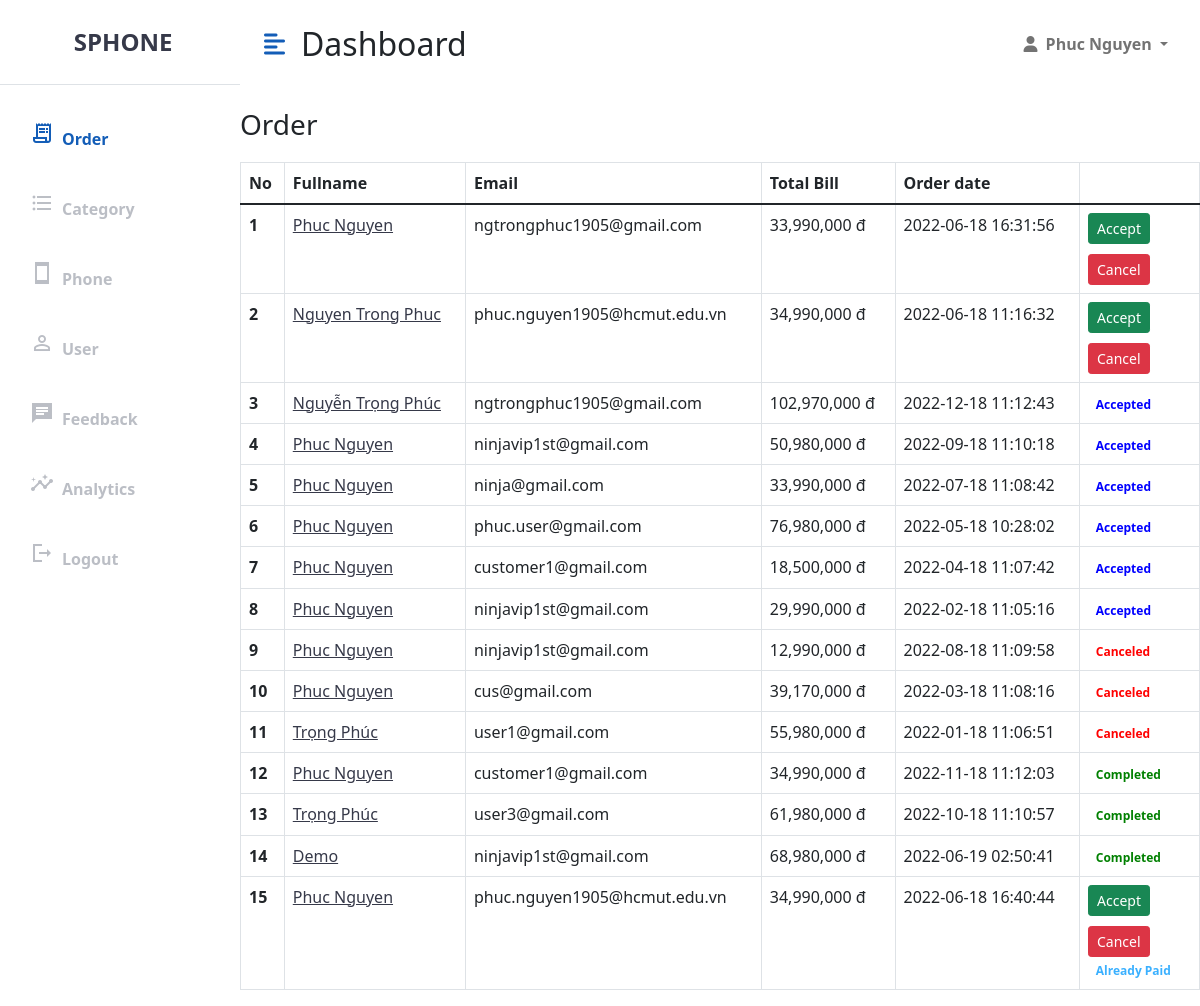
The app's page /OrderAdmin (signed in), older data.
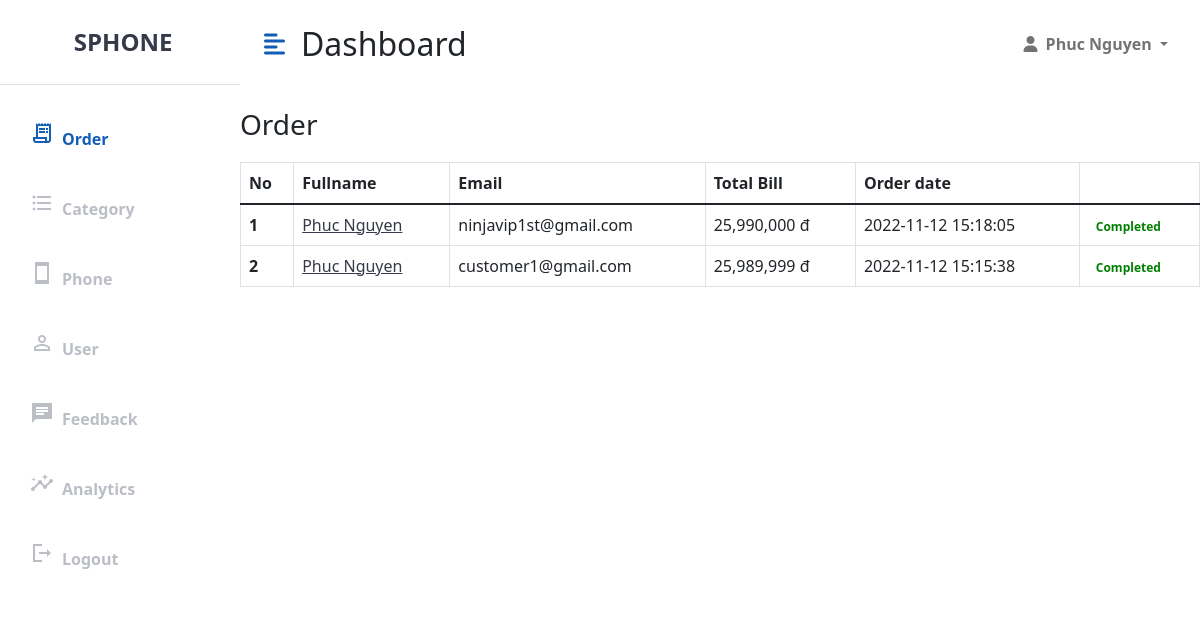
The same page, newer data.
### tables this page shows
CREATE TABLE `orders` (
  `id` int(11) NOT NULL,
  `fullname` varchar(100) NOT NULL,
  `email` varchar(100) NOT NULL,
  `phone` varchar(20) NOT NULL,
  `user_id` int(11) NOT NULL,
  `status` int(11) NOT NULL DEFAULT 0,
  `deleted` int(11) NOT NULL DEFAULT 0,
  `address` varchar(100) NOT NULL,
  `created_at` datetime DEFAULT NULL,
  `total_money` int(11) NOT NULL
);

### mvc/core/Controller.php (called while the page is built, shortened)
<?php
class Controller{
    public function view($view, $data=[]){
        require_once "mvc/views/". $view .".php";
    }
}
?>

### mvc/controllers/OrderAdmin.php (called while the page is built, shortened)
<?php
class OrderAdmin extends Controller
{
    public $orderModel;
    public function __construct()
    {
        $this->orderModel = $this->model("OrderModel");
    }
    public function GetPage()
    {
        $allOrder = $this->orderModel->getAllOrder();
        $this->view("order/orderAdmin", [
            "allOrder" => $allOrder
        ]);
    }
}

### mvc/core/App.php (called while the page is built, shortened)
<?php
class App
{
    protected $action = "GetPage";
    function __construct()
    {
        $arr = $this->UrlProcess();
        if (file_exists("./mvc/controllers/" . $arr[0] . ".php")) {
            unset($arr[0]);
        }
        $this->controller = new $this->controller;
        $this->params = $arr ? array_values($arr) : [];
        call_user_func_array([$this->controller, $this->action], $this->params);
    }
    function UrlProcess()
    {
        if (isset($_GET["url"])) {
            return explode("/", filter_var(trim($_GET["url"], "/")));
        }
    }
}

### index.php (called while the page is built, shortened)
<?php
$myApp = new App();
?>

### mvc/core/DB.php (called while the page is built, shortened)
<?php
class DB
{
    function executeResult($sql, $isSingle = false)
    {
        $data = null;
        $conn = mysqli_connect(HOST, USERNAME, PASSWORD, DATABASE);
        mysqli_set_charset($conn, 'utf8');
        $resultset = mysqli_query($conn, $sql);
        if ($resultset) {
            if ($isSingle) {
                $data = mysqli_fetch_array($resultset, 1);
            } else {
                $data = [];
                while (($row = mysqli_fetch_array($resultset, 1)) != null) {
                    $data[] = $row;
                }
            }
        }
        return $data;
    }
}

### mvc/models/OrderModel.php (called while the page is built, shortened)
<?php
class OrderModel extends DB
{
    public function getAllOrder()
    {
        $sql = "select * from orders order by status asc, created_at desc";
        $data = $this->executeResult($sql);
        return $data;
    }
}

### mvc/views/order/orderAdmin.php (the view, shortened to what this page needs)
<?php
$activeNav = "order";
require_once('mvc/views/blocks/header_admin.php');
?>
<div class="row" style="margin-top: 20px;">
	<div class="col-md-12 table-responsive">
		<h3>Order</h3>
		<table class="table table-bordered table-hover" style="margin-top: 20px;">
			<thead>
				<tr>
					<th>No</th>
					<th>Fullname</th>
					<th>Email</th>
					<th>Total Bill</th>
					<th>Order date</th>
					<th style="width: 120px"></th>
				</tr>
			</thead>
			<tbody>
				<?php
				$countOrder = count($data["allOrder"]);
				for ($i = 0; $i < $countOrder; $i++) {
					echo '<tr>
					<th>' . $i + 1 . '</th>
					<td><a href="http://localhost/SPhone/OrderAdmin/detailOrder/' . $data["allOrder"][$i]['id'] . '">' . $data["allOrder"][$i]['fullname'] . '</a></td>
					<td>' . $data["allOrder"][$i]['email'] . '</a></td>
					<td>' . number_format($data["allOrder"][$i]['total_money']) . ' đ</td>
					<td>' . $data["allOrder"][$i]['created_at'] . '</td>
					<td style="width: 50px">';
					if ($data["allOrder"][$i]['status'] == 0) {
						echo '<a href="http://localhost/SPhone/OrderAdmin/updateStatusOrder/' . $data["allOrder"][$i]['id'] . '/1"><button  class="btn btn-sm btn-success" style="margin-bottom: 10px;">Accept</button><a/>
			<a href="http://localhost/SPhone/OrderAdmin/updateStatusOrder/' . $data["allOrder"][$i]['id'] . '/2"><button class="btn btn-sm btn-danger">Cancel</button><a/>';
					} else if ($data["allOrder"][$i]['status'] == 1) {
						echo '<label class="badge badge-success" style="color:blue;">Accepted</label>';
					} else if ($data["allOrder"][$i]['status'] == 2) {
						echo '<label class="badge badge-danger" style="color:red;">Canceled</label>';
					} else if ($data["allOrder"][$i]['status'] == 4) {
						echo '<a href="http://localhost/SPhone/OrderAdmin/updateStatusOrder/' . $data["allOrder"][$i]['id'] . '/1"><button  class="btn btn-sm btn-success" style="margin-bottom: 10px;">Accept</button><a/>
			<a href="http://localhost/SPhone/OrderAdmin/updateStatusOrder/' . $data["allOrder"][$i]['id'] . '/2"><button class="btn btn-sm btn-danger">Cancel</button><a/>';
						echo '<label class="badge badge-danger" style="color:#3AB0FF;">Already Paid</label>';
					} else echo '<label class="badge badge-danger" style="color:green;">Completed</label>';
					echo '</td>
				</tr>';
				}
				?>
			</tbody>
		</table>
	</div>
</div>
<?php
require_once('mvc/views/blocks/footer_admin.php');
?>

### mvc/views/blocks/header_admin.php (shortened to what this page needs)
<!DOCTYPE html>
<html lang="en">
<head>
  <link href="https://cdn.jsdelivr.net/npm/bootstrap@5.1.3/dist/css/bootstrap.min.css" rel="stylesheet">
  <link rel="stylesheet" href="https://cdnjs.cloudflare.com/ajax/libs/font-awesome/6.1.1/css/all.min.css">
  <link rel="stylesheet" href="https://cdnjs.cloudflare.com/ajax/libs/datatables/1.10.21/css/dataTables.bootstrap4.min.css" />
  <link rel="stylesheet" href="<?php echo SCRIPT_ROOT . '/public/css/admin_style.css'; ?>">
</head>
<body>
  <div class="d-flex" id="wrapper">
    <div class="bg-white" id="sidebar-wrapper">
      <div class="sidebar-heading text-center py-4 primary-text fs-4 fw-bold text-uppercase border-bottom">
        <img src="<?php echo SCRIPT_ROOT . '/public/images/logo.png'; ?>" alt=""> <a href="http://localhost/SPhone/Home" style="text-decoration: none;">SPhone</a>
      </div>
      <div class="list-group list-group-flush my-3">
        <a href="http://localhost/SPhone/OrderAdmin" class="<?php echo $activeNav == 'order' ? 'active ' : ' '; ?>list-group-item list-group-item-action bg-transparent second-text">
          <span class="material-icons-sharp me-2">receipt_long</span>Order
        </a>
        <a href="http://localhost/SPhone/CategoryAdmin" class="<?php echo $activeNav == 'category' ? 'active ' : ' '; ?>list-group-item list-group-item-action transparent second-text fw-bold">
          <span class="material-icons-sharp me-2">format_list_bulleted</span>Category
        </a>
        <a href="http://localhost/SPhone/ProductAdmin" class="<?php echo $activeNav == 'phone' ? 'active ' : ' '; ?>list-group-item list-group-item-action transparent second-text fw-bold">
          <span class="material-icons-sharp me-2">smartphone</span>Phone
        </a>
        <a href="http://localhost/SPhone/UserAdmin" class="<?php echo $activeNav == 'user' ? 'active ' : ' '; ?>list-group-item list-group-item-action transparent second-text fw-bold">
          <span class="material-icons-sharp me-2">person_outline</span>User
        </a>
        <a href="http://localhost/SPhone/FeedbackAdmin" class="<?php echo $activeNav == 'feedback' ? 'active ' : ' '; ?>list-group-item list-group-item-action transparent second-text fw-bold">
          <span class="material-icons-sharp me-2">chat</span>Feedback
        </a>
        <a href="http://localhost/SPhone/Admin" class="<?php echo $activeNav == 'analytic' ? 'active ' : ' '; ?>list-group-item list-group-item-action transparent second-text fw-bold">
          <span class="material-icons-sharp me-2">insights</span>Analytics
        </a>
        <a href="http://localhost/SPhone/Login/UserLogout" class="list-group-item list-group-item-action transparent second-text fw-bold">
          <span class="material-icons-sharp me-2">logout</span>Logout
        </a>
      </div>
    </div>
    <div id="page-content-wrapper">
      <nav class="navbar navbar-expand-lg navbar-light bg-transparent py-4 px-4">
        <div class="d-flex align-items-center">
          <i class="fas fa-align-left primary-text fs-4 me-3" id="menu-toggle"></i>
          <h2 class="fs-2 m-0">Dashboard</h2>
        </div>
        <div class="collapse navbar-collapse" id="navbarSupportedContent">
          <ul class="navbar-nav ms-auto mb-2 mb-lg-0">
            <li class="nav-item dropdown">
              <a class="nav-link dropdown-toggle second-text fw-bold" href="#" id="navbarDropdown" role="button" data-bs-toggle="dropdown" aria-expanded="false">
                <i class="fas fa-user me-2"></i>Phuc Nguyen
              </a>
            </li>
          </ul>
        </div>
      </nav>

### mvc/views/blocks/footer_admin.php (shortened to what this page needs)
</div>
</div>
</body>
</html>

### public/css/admin_style.css (style rules this page uses)
:root { --main-bg-color: #7380ec; --main-text-color: #135db7; --second-text-color: #bbbec5; --second-bg-color: #c1efde; }
.primary-text { color: var(--main-text-color); }
.second-text { color: var(--second-text-color); }
a { color: #363949; }
#wrapper { overflow-x: hidden; background-image: linear-gradient(to right, #dce1eb); }
#sidebar-wrapper { min-height: 100vh; margin-left: -15rem; -webkit-transition: margin 0.25s ease-out; -moz-transition: margin 0.25s ease-out; -o-transition: margin 0.25s ease-out; transition: margin 0.25s ease-out; }
#sidebar-wrapper .sidebar-heading { padding: 0.875rem 1.25rem; font-size: 1.2rem; }
#sidebar-wrapper .list-group { width: 15rem; }
#page-content-wrapper { min-width: 100vw; }
#menu-toggle { cursor: pointer; }
.list-group-item { border: none; padding: 20px 30px; }
.list-group-item.active { background-color: transparent; color: var(--main-text-color); font-weight: bold; border: none; }
@media (min-width: 768px) { #sidebar-wrapper { margin-left: 0; } }
@media (min-width: 768px) { #page-content-wrapper { min-width: 0; width: 100%; } }

Row changes from the older to the newer data that the page shows:
removed orders: fullname "Phuc Nguyen", email "ngtrongphuc1905@gmail.com", total_money "33,990,000", created_at "2022-06-18 16:31:56"
removed orders: fullname "Nguyen Trong Phuc", email "phuc.nguyen1905@hcmut.edu.vn", total_money "34,990,000", created_at "2022-06-18 11:16:32"
removed orders: fullname "Nguyễn Trọng Phúc", email "ngtrongphuc1905@gmail.com", total_money "102,970,000", created_at "2022-12-18 11:12:43", status "Accepted"
removed orders: fullname "Phuc Nguyen", email "ninjavip1st@gmail.com", total_money "50,980,000", created_at "2022-09-18 11:10:18", status "Accepted"
removed orders: fullname "Phuc Nguyen", email "ninja@gmail.com", total_money "33,990,000", created_at "2022-07-18 11:08:42", status "Accepted"
removed orders: fullname "Phuc Nguyen", email "phuc.user@gmail.com", total_money "76,980,000", created_at "2022-05-18 10:28:02", status "Accepted"
removed orders: fullname "Phuc Nguyen", email "customer1@gmail.com", total_money "18,500,000", created_at "2022-04-18 11:07:42", status "Accepted"
removed orders: fullname "Phuc Nguyen", email "ninjavip1st@gmail.com", total_money "29,990,000", created_at "2022-02-18 11:05:16", status "Accepted"
removed orders: fullname "Phuc Nguyen", email "ninjavip1st@gmail.com", total_money "12,990,000", created_at "2022-08-18 11:09:58", status "Canceled"
removed orders: fullname "Phuc Nguyen", email "cus@gmail.com", total_money "39,170,000", created_at "2022-03-18 11:08:16", status "Canceled"
removed orders: fullname "Trọng Phúc", email "user1@gmail.com", total_money "55,980,000", created_at "2022-01-18 11:06:51", status "Canceled"
removed orders: fullname "Phuc Nguyen", email "customer1@gmail.com", total_money "34,990,000", created_at "2022-11-18 11:12:03", status "Completed"
removed orders: fullname "Trọng Phúc", email "user3@gmail.com", total_money "61,980,000", created_at "2022-10-18 11:10:57", status "Completed"
removed orders: fullname "Demo", email "ninjavip1st@gmail.com", total_money "68,980,000", created_at "2022-06-19 02:50:41", status "Completed"
removed orders: fullname "Phuc Nguyen", email "phuc.nguyen1905@hcmut.edu.vn", total_money "34,990,000", created_at "2022-06-18 16:40:44"
added orders: fullname "Phuc Nguyen", email "ninjavip1st@gmail.com", total_money "25,990,000", created_at "2022-11-12 15:18:05", status "Completed"
added orders: fullname "Phuc Nguyen", email "customer1@gmail.com", total_money "25,989,999", created_at "2022-11-12 15:15:38", status "Completed"
